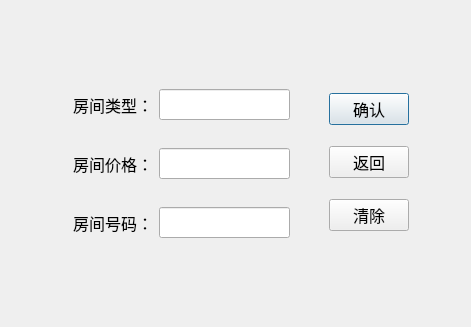
<?xml version="1.0" encoding="UTF-8"?>
<ui version="4.0">
 <class>InsertRoomDialog</class>
 <widget class="QDialog" name="InsertRoomDialog">
  <property name="geometry">
   <rect>
    <x>0</x>
    <y>0</y>
    <width>471</width>
    <height>327</height>
   </rect>
  </property>
  <property name="minimumSize">
   <size>
    <width>400</width>
    <height>200</height>
   </size>
  </property>
  <property name="windowTitle">
   <string>InsertRoom</string>
  </property>
  <layout class="QGridLayout" name="gridLayout">
   <item row="1" column="1">
    <widget class="QWidget" name="centralWidget" native="true">
     <layout class="QHBoxLayout" name="horizontalLayout_4">
      <item>
       <widget class="QWidget" name="inputPanel" native="true">
        <layout class="QVBoxLayout" name="verticalLayout_2">
         <item>
          <widget class="QWidget" name="typePanel" native="true">
           <layout class="QHBoxLayout" name="horizontalLayout_2">
            <item>
             <widget class="QLabel" name="typeLabel">
              <property name="font">
               <font>
                <family>宋体</family>
                <pointsize>12</pointsize>
               </font>
              </property>
              <property name="text">
               <string>房间类型：</string>
              </property>
             </widget>
            </item>
            <item>
             <widget class="QLineEdit" name="typeEdit">
              <property name="font">
               <font>
                <family>宋体</family>
                <pointsize>12</pointsize>
               </font>
              </property>
              <property name="text">
               <string/>
              </property>
             </widget>
            </item>
           </layout>
          </widget>
         </item>
         <item>
          <widget class="QWidget" name="pricePanel" native="true">
           <layout class="QHBoxLayout" name="horizontalLayout_3">
            <item>
             <widget class="QLabel" name="priceLabel">
              <property name="font">
               <font>
                <family>宋体</family>
                <pointsize>12</pointsize>
               </font>
              </property>
              <property name="text">
               <string>房间价格：</string>
              </property>
             </widget>
            </item>
            <item>
             <widget class="QLineEdit" name="priceEdit">
              <property name="font">
               <font>
                <family>宋体</family>
                <pointsize>12</pointsize>
               </font>
              </property>
              <property name="text">
               <string/>
              </property>
             </widget>
            </item>
           </layout>
          </widget>
         </item>
         <item>
          <widget class="QWidget" name="numberPanel" native="true">
           <layout class="QHBoxLayout" name="horizontalLayout">
            <item>
             <widget class="QLabel" name="numberLabel">
              <property name="font">
               <font>
                <family>宋体</family>
                <pointsize>12</pointsize>
               </font>
              </property>
              <property name="text">
               <string>房间号码：</string>
              </property>
             </widget>
            </item>
            <item>
             <widget class="QLineEdit" name="numberEdit">
              <property name="font">
               <font>
                <family>宋体</family>
                <pointsize>12</pointsize>
               </font>
              </property>
              <property name="text">
               <string/>
              </property>
             </widget>
            </item>
           </layout>
          </widget>
         </item>
        </layout>
       </widget>
      </item>
      <item>
       <widget class="QWidget" name="buttonPanel" native="true">
        <layout class="QVBoxLayout" name="verticalLayout">
         <item>
          <widget class="QPushButton" name="confirmButton">
           <property name="font">
            <font>
             <family>宋体</family>
             <pointsize>12</pointsize>
            </font>
           </property>
           <property name="text">
            <string>确认</string>
           </property>
          </widget>
         </item>
         <item>
          <widget class="QPushButton" name="returnButton">
           <property name="font">
            <font>
             <family>宋体</family>
             <pointsize>12</pointsize>
            </font>
           </property>
           <property name="text">
            <string>返回</string>
           </property>
          </widget>
         </item>
         <item>
          <widget class="QPushButton" name="clearButton">
           <property name="font">
            <font>
             <family>宋体</family>
             <pointsize>12</pointsize>
            </font>
           </property>
           <property name="text">
            <string>清除</string>
           </property>
          </widget>
         </item>
        </layout>
       </widget>
      </item>
     </layout>
    </widget>
   </item>
   <item row="2" column="1">
    <spacer name="downSpacer">
     <property name="orientation">
      <enum>Qt::Vertical</enum>
     </property>
     <property name="sizeHint" stdset="0">
      <size>
       <width>20</width>
       <height>40</height>
      </size>
     </property>
    </spacer>
   </item>
   <item row="1" column="0">
    <spacer name="leftSpacer">
     <property name="orientation">
      <enum>Qt::Horizontal</enum>
     </property>
     <property name="sizeHint" stdset="0">
      <size>
       <width>40</width>
       <height>20</height>
      </size>
     </property>
    </spacer>
   </item>
   <item row="1" column="2">
    <spacer name="rightSpacer">
     <property name="orientation">
      <enum>Qt::Horizontal</enum>
     </property>
     <property name="sizeHint" stdset="0">
      <size>
       <width>40</width>
       <height>20</height>
      </size>
     </property>
    </spacer>
   </item>
   <item row="0" column="1">
    <spacer name="upSpacer">
     <property name="orientation">
      <enum>Qt::Vertical</enum>
     </property>
     <property name="sizeHint" stdset="0">
      <size>
       <width>20</width>
       <height>40</height>
      </size>
     </property>
    </spacer>
   </item>
  </layout>
 </widget>
 <layoutdefault spacing="6" margin="11"/>
 <resources/>
 <connections/>
</ui>
